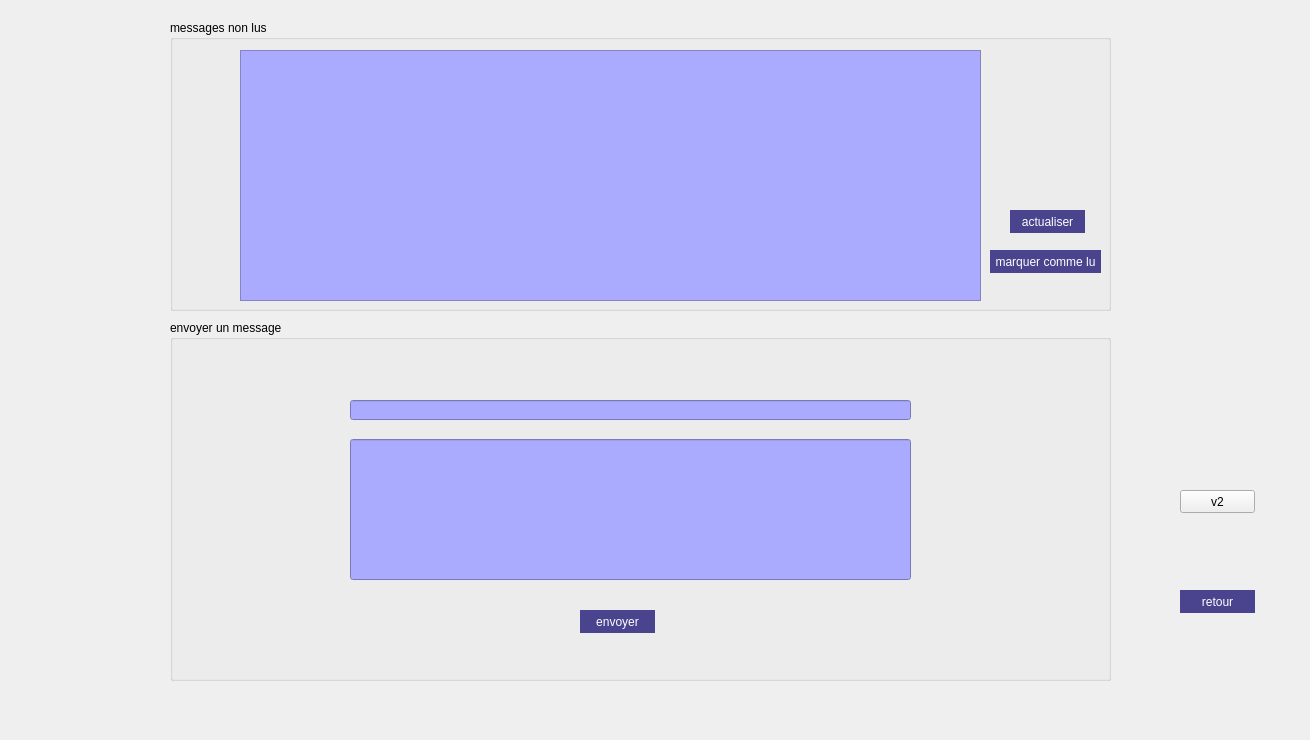
    <widget class="QWidget" name="page_7">
     <widget class="QLabel" name="label_23">
      <property name="geometry">
       <rect>
        <x>0</x>
        <y>0</y>
        <width>1301</width>
        <height>731</height>
       </rect>
      </property>
      <property name="text">
       <string/>
      </property>
      <property name="pixmap">
       <pixmap>../backgrr (1).png</pixmap>
      </property>
      <property name="scaledContents">
       <bool>true</bool>
      </property>
     </widget>
     <widget class="QGroupBox" name="groupBox_6">
      <property name="geometry">
       <rect>
        <x>170</x>
        <y>20</y>
        <width>941</width>
        <height>291</height>
       </rect>
      </property>
      <property name="title">
       <string>messages non lus</string>
      </property>
      <widget class="QTableView" name="tableView_2">
       <property name="geometry">
        <rect>
         <x>70</x>
         <y>30</y>
         <width>741</width>
         <height>251</height>
        </rect>
       </property>
       <property name="styleSheet">
        <string notr="true">background-color: rgb(170, 170, 255);</string>
       </property>
      </widget>
      <widget class="QPushButton" name="pushButton_33">
       <property name="geometry">
        <rect>
         <x>820</x>
         <y>230</y>
         <width>111</width>
         <height>23</height>
        </rect>
       </property>
       <property name="styleSheet">
        <string notr="true">QPushButton {
background-color: rgb(74, 67, 142);
color: rgb(255, 255, 255);
border-radius: 12px;
font: 87 italic 8pt &quot;Segoe UI Black&quot;;
}
QPushButton:hover:!pressed
{
	
	background-color: rgb(179, 126, 179);
}</string>
       </property>
       <property name="text">
        <string>marquer comme lu</string>
       </property>
      </widget>
      <widget class="QPushButton" name="pushButton_35">
       <property name="geometry">
        <rect>
         <x>840</x>
         <y>190</y>
         <width>75</width>
         <height>23</height>
        </rect>
       </property>
       <property name="styleSheet">
        <string notr="true">QPushButton {
background-color: rgb(74, 67, 142);
color: rgb(255, 255, 255);
border-radius: 12px;
font: 87 italic 8pt &quot;Segoe UI Black&quot;;
}
QPushButton:hover:!pressed
{
	
	background-color: rgb(179, 126, 179);
}</string>
       </property>
       <property name="text">
        <string>actualiser</string>
       </property>
      </widget>
     </widget>
     <widget class="QGroupBox" name="groupBox_7">
      <property name="geometry">
       <rect>
        <x>170</x>
        <y>320</y>
        <width>941</width>
        <height>361</height>
       </rect>
      </property>
      <property name="title">
       <string>envoyer un message</string>
      </property>
      <widget class="QLineEdit" name="lineEdit_13">
       <property name="geometry">
        <rect>
         <x>180</x>
         <y>80</y>
         <width>561</width>
         <height>20</height>
        </rect>
       </property>
       <property name="styleSheet">
        <string notr="true">background-color: rgb(170, 170, 255);</string>
       </property>
      </widget>
      <widget class="QLineEdit" name="lineEdit_14">
       <property name="geometry">
        <rect>
         <x>180</x>
         <y>119</y>
         <width>561</width>
         <height>141</height>
        </rect>
       </property>
       <property name="styleSheet">
        <string notr="true">background-color: rgb(170, 170, 255);</string>
       </property>
      </widget>
      <widget class="QPushButton" name="pushButton_32">
       <property name="geometry">
        <rect>
         <x>410</x>
         <y>290</y>
         <width>75</width>
         <height>23</height>
        </rect>
       </property>
       <property name="styleSheet">
        <string notr="true">QPushButton {
background-color: rgb(74, 67, 142);
color: rgb(255, 255, 255);
border-radius: 12px;
font: 87 italic 8pt &quot;Segoe UI Black&quot;;
}
QPushButton:hover:!pressed
{
	
	background-color: rgb(179, 126, 179);
}</string>
       </property>
       <property name="text">
        <string>envoyer</string>
       </property>
      </widget>
     </widget>
     <widget class="QPushButton" name="pushButton_31">
      <property name="geometry">
       <rect>
        <x>1180</x>
        <y>590</y>
        <width>75</width>
        <height>23</height>
       </rect>
      </property>
      <property name="styleSheet">
       <string notr="true">QPushButton {
background-color: rgb(74, 67, 142);
color: rgb(255, 255, 255);
border-radius: 12px;
font: 87 italic 8pt &quot;Segoe UI Black&quot;;
}
QPushButton:hover:!pressed
{
	
	background-color: rgb(179, 126, 179);
}</string>
      </property>
      <property name="text">
       <string>retour</string>
      </property>
     </widget>
     <widget class="QPushButton" name="pushButton_38">
      <property name="geometry">
       <rect>
        <x>1180</x>
        <y>490</y>
        <width>75</width>
        <height>23</height>
       </rect>
      </property>
      <property name="text">
       <string>v2</string>
      </property>
     </widget>
    </widget>
